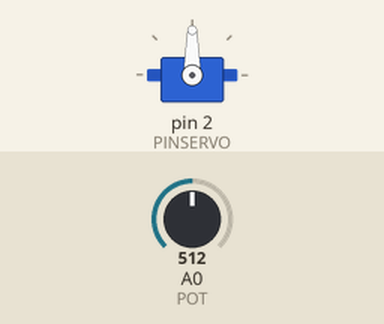
A sketch run on a simulated Arduino Uno, built with avr-gcc and run on an emulated ATmega328P. On the bench: servo. Inputs (shaded band) come from the test bench; at power-on: A0 (POT) = 512.

Above: at 1.2 s.
1.3 s: A0 (POT) set to 716
At 2.3 s:
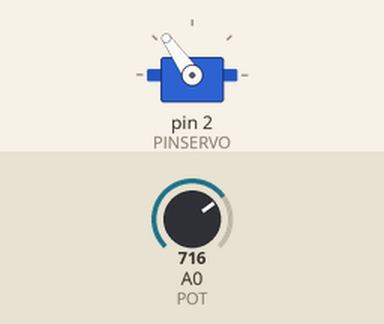
2.8 s: A0 (POT) set to 900
At 3.4 s:
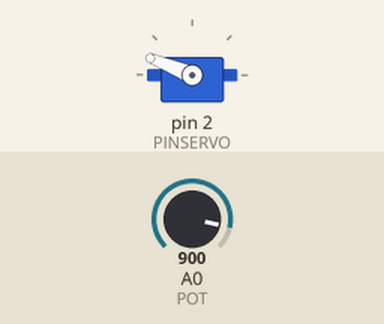
4.3 s: A0 (POT) set to 1010
At 5.5 s:
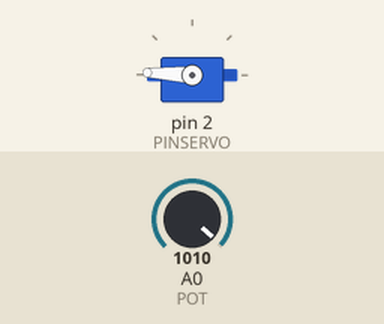
5.8 s: A0 (POT) set to 1023
At 6.6 s:
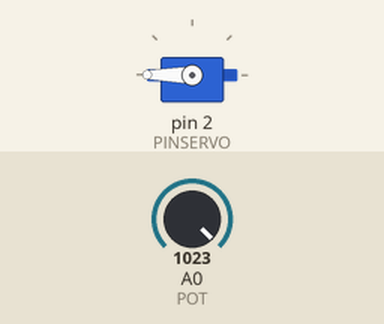
7.3 s: A0 (POT) set to 306
At 7.6 s:
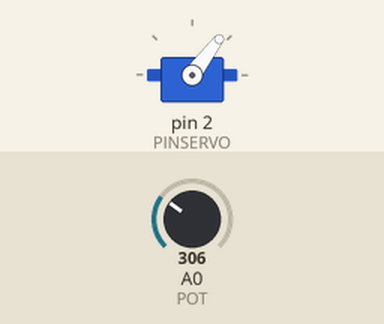
Timing chart, 0 to 9.8 s (numbered marks = the images above; inputs shaded):
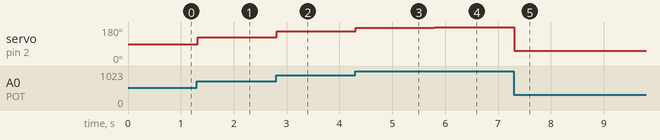

The sketch:

servomotor_con_potenciometro.ino
```cpp
#include <Servo.h>

Servo servo1;     // crea objeto

int PINSERVO = 2;
int PULSOMIN = 1000;    // pulso minimo en microsegundos
int PULSOMAX = 2000;    // pulso maximo en microsegundos
int VALORPOT;     // variable para almacenar valor leido en entrada A0
int ANGULO;     // valor de angulo a cargar en el servo

int POT = 0;

void setup()
{
  servo1.attach(PINSERVO, PULSOMIN, PULSOMAX);
}

void loop()
{
  VALORPOT = analogRead(POT);     // lee valor de entrada A0
  ANGULO = map(VALORPOT, 0, 1023, 0, 180);
  servo1.write(ANGULO);       // envia al servo el valor del angulo
  delay(20);
}
```

Measured:
- after the input at 1.3 s, servo on pin 2 (PINSERVO): 90° → 125° at once
- after the input at 2.8 s, servo on pin 2 (PINSERVO): 125° → 158° at once
- after the input at 4.3 s, servo on pin 2 (PINSERVO): 158° → 177° at once
- after the input at 5.8 s, servo on pin 2 (PINSERVO): 177° → 180° at once
- after the input at 7.3 s, servo on pin 2 (PINSERVO): 180° → 53° at once
